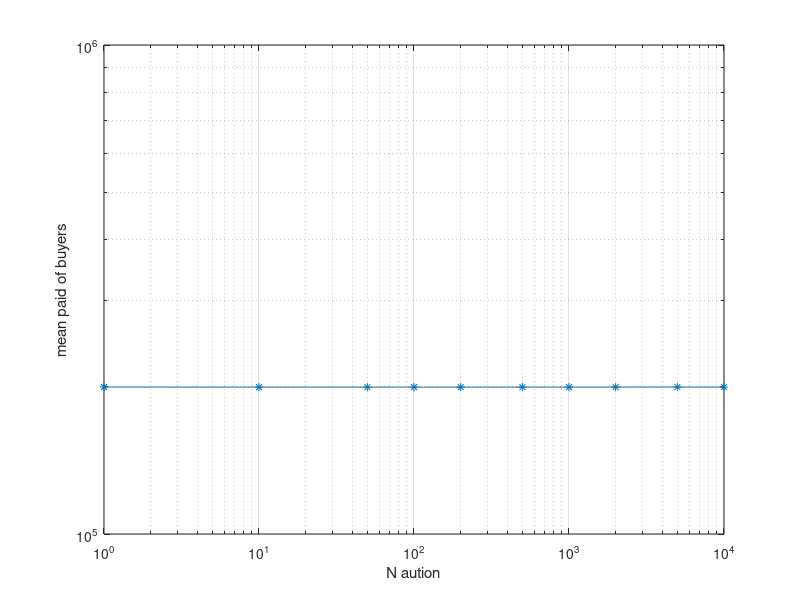

Reproduce this figure in MATLAB.
% U[10000,10000]
clear all
close all
 x = [1, 10, 50, 100, 200, 500, 1000, 2000, 5000, 10000];
 y = [199784, 199754, 199918, 200203, 200709, 202189, 204703, 209756, 224772, 249720];
 y = y-x*5;
loglog(x,y,'*-')
grid on
xlabel('N aution')
ylabel('mean paid of buyers')
